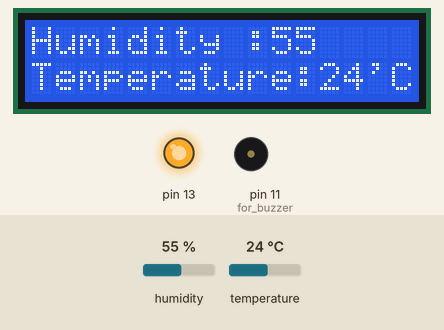
Recording of a sketch running on a simulated Arduino Uno, built with avr-gcc and run on an emulated ATmega328P. On the bench: 16×2 character LCD, output pins drawn as LEDs (lit = HIGH), buzzer (waves = sounding, pin HIGH). The inputs (shaded band) are chosen by the test bench; at power-on: humidity 55 %, temperature 24 °C. What the sketch prints to the serial monitor is not drawn.

Above: at 5.2 s.
5.3 s: humidity set to 22 %
At 7.6 s:
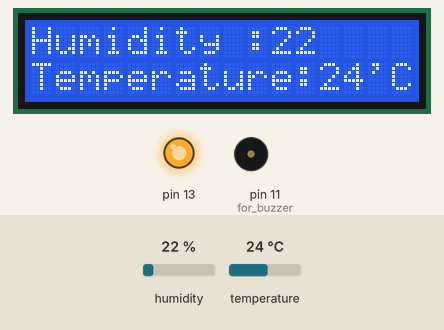
8.1 s: temperature set to 12 °C
At 9.3 s:
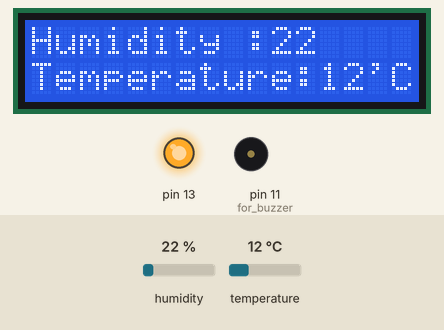
10.9 s: humidity set to 40 %
At 13.8 s:
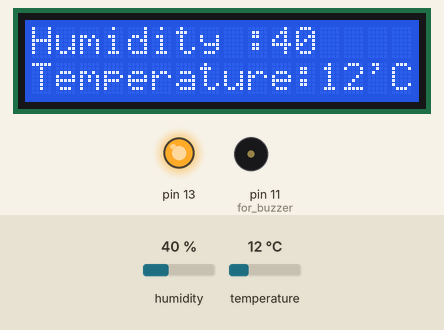
14.1 s: temperature set to 19 °C
At 15.5 s:
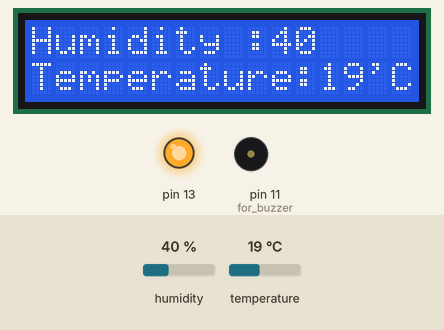
Timing chart, 0 to 17.1 s (numbered marks = the images above; inputs shaded):
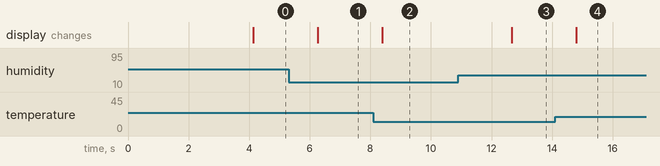

The sketch:

lcd_Dht11_mQ135_BlE_.ino
```cpp
#include <LiquidCrystal.h>

// include the library code:
//connect mq135 data pin to A0
#include <Wire.h>
#include <LiquidCrystal_I2C.h>
#include "DHT.h"
#define DHTPIN 8           //dht data pin
#define DHTTYPE DHT11
DHT dht(DHTPIN, DHTTYPE);
LiquidCrystal_I2C lcd(0x27, 16, 2); // set the LCD address to 0x27 for a 16 chars and 2 line display
char val;  //variable for storing blutooth data
int a;    //variable for analogRead MQ135


void setup() {

  lcd.begin();
  lcd.backlight();
  Serial.begin(9600);
  lcd.print("MINI PROJECT");
  delay(4000);
  lcd.clear();
  Serial.println("//////");
  dht.begin();
  pinMode(11, OUTPUT); //for buzzer.
  //pinMode( 8, INPUT);
  pinMode(13, OUTPUT);
  digitalWrite(13, HIGH);

}// DHT 11 temprature and humidity code

void loop() {

  int h = dht.readHumidity();
  int t = dht.readTemperature();

  lcd.setCursor(0, 0);
  lcd.print("Humidity :");
  lcd.print(h);
  Serial.println(h);
  lcd.setCursor(0, 1);
  lcd.print(("Temperature:"));
  lcd.print(t);
  lcd.print("'C");
  Serial.println(h);
  delay(500);
}
 /* // MQ135 Smoke/Gas sensor code

  a = analogRead(0);
  if (a > 275)
  {
    digitalWrite(13, HIGH);
    lcd.clear();
    lcd.print("SMOKE");
    lcd.setCursor(0, 1);
    lcd.print ("DETECTED");
    delay(1000);
    Serial.print("MQ135 DATA ");
    Serial.print(a);
    digitalWrite(11, HIGH);


  }
  else {
    //digitalWrite(13, LOW);
    //delay(1000);
  }

  // Code for Bluetooth

  if (Serial.available()) {
    val = Serial.read();
    Serial.println(val);
  }
  if (val == '1') {
    digitalWrite(13, LOW);

  }
  else if (val == '2') {
    digitalWrite(13, HIGH);

  }
  Serial.println(a);

}*/
```

Measured:
- after the input at 5.3 s, the display: changes after 0.96 s (image 1)
- after the input at 8.1 s, the display: changes after 0.30 s (image 2)
- after the input at 10.9 s, the display: changes after 1.8 s (image 3)
- after the input at 14.1 s, the display: changes after 0.70 s (image 4)
